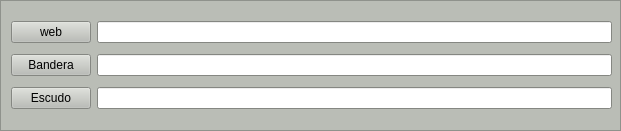
  <widget class="QFrame" name="frame_7">
   <property name="geometry">
    <rect>
     <x>640</x>
     <y>350</y>
     <width>621</width>
     <height>131</height>
    </rect>
   </property>
   <property name="palette">
    <palette>
     <active>
      <colorrole role="WindowText">
       <brush brushstyle="SolidPattern">
        <color alpha="255">
         <red>0</red>
         <green>0</green>
         <blue>0</blue>
        </color>
       </brush>
      </colorrole>
      <colorrole role="Button">
       <brush brushstyle="SolidPattern">
        <color alpha="255">
         <red>186</red>
         <green>189</green>
         <blue>182</blue>
        </color>
       </brush>
      </colorrole>
      <colorrole role="Light">
       <brush brushstyle="SolidPattern">
        <color alpha="255">
         <red>255</red>
         <green>255</green>
         <blue>255</blue>
        </color>
       </brush>
      </colorrole>
      <colorrole role="Midlight">
       <brush brushstyle="SolidPattern">
        <color alpha="255">
         <red>220</red>
         <green>222</green>
         <blue>218</blue>
        </color>
       </brush>
      </colorrole>
      <colorrole role="Dark">
       <brush brushstyle="SolidPattern">
        <color alpha="255">
         <red>93</red>
         <green>94</green>
         <blue>91</blue>
        </color>
       </brush>
      </colorrole>
      <colorrole role="Mid">
       <brush brushstyle="SolidPattern">
        <color alpha="255">
         <red>124</red>
         <green>126</green>
         <blue>121</blue>
        </color>
       </brush>
      </colorrole>
      <colorrole role="Text">
       <brush brushstyle="SolidPattern">
        <color alpha="255">
         <red>0</red>
         <green>0</green>
         <blue>0</blue>
        </color>
       </brush>
      </colorrole>
      <colorrole role="BrightText">
       <brush brushstyle="SolidPattern">
        <color alpha="255">
         <red>255</red>
         <green>255</green>
         <blue>255</blue>
        </color>
       </brush>
      </colorrole>
      <colorrole role="ButtonText">
       <brush brushstyle="SolidPattern">
        <color alpha="255">
         <red>0</red>
         <green>0</green>
         <blue>0</blue>
        </color>
       </brush>
      </colorrole>
      <colorrole role="Base">
       <brush brushstyle="SolidPattern">
        <color alpha="255">
         <red>255</red>
         <green>255</green>
         <blue>255</blue>
        </color>
       </brush>
      </colorrole>
      <colorrole role="Window">
       <brush brushstyle="SolidPattern">
        <color alpha="255">
         <red>186</red>
         <green>189</green>
         <blue>182</blue>
        </color>
       </brush>
      </colorrole>
      <colorrole role="Shadow">
       <brush brushstyle="SolidPattern">
        <color alpha="255">
         <red>0</red>
         <green>0</green>
         <blue>0</blue>
        </color>
       </brush>
      </colorrole>
      <colorrole role="AlternateBase">
       <brush brushstyle="SolidPattern">
        <color alpha="255">
         <red>220</red>
         <green>222</green>
         <blue>218</blue>
        </color>
       </brush>
      </colorrole>
      <colorrole role="ToolTipBase">
       <brush brushstyle="SolidPattern">
        <color alpha="255">
         <red>255</red>
         <green>255</green>
         <blue>220</blue>
        </color>
       </brush>
      </colorrole>
      <colorrole role="ToolTipText">
       <brush brushstyle="SolidPattern">
        <color alpha="255">
         <red>0</red>
         <green>0</green>
         <blue>0</blue>
        </color>
       </brush>
      </colorrole>
     </active>
     <inactive>
      <colorrole role="WindowText">
       <brush brushstyle="SolidPattern">
        <color alpha="255">
         <red>0</red>
         <green>0</green>
         <blue>0</blue>
        </color>
       </brush>
      </colorrole>
      <colorrole role="Button">
       <brush brushstyle="SolidPattern">
        <color alpha="255">
         <red>186</red>
         <green>189</green>
         <blue>182</blue>
        </color>
       </brush>
      </colorrole>
      <colorrole role="Light">
       <brush brushstyle="SolidPattern">
        <color alpha="255">
         <red>255</red>
         <green>255</green>
         <blue>255</blue>
        </color>
       </brush>
      </colorrole>
      <colorrole role="Midlight">
       <brush brushstyle="SolidPattern">
        <color alpha="255">
         <red>220</red>
         <green>222</green>
         <blue>218</blue>
        </color>
       </brush>
      </colorrole>
      <colorrole role="Dark">
       <brush brushstyle="SolidPattern">
        <color alpha="255">
         <red>93</red>
         <green>94</green>
         <blue>91</blue>
        </color>
       </brush>
      </colorrole>
      <colorrole role="Mid">
       <brush brushstyle="SolidPattern">
        <color alpha="255">
         <red>124</red>
         <green>126</green>
         <blue>121</blue>
        </color>
       </brush>
      </colorrole>
      <colorrole role="Text">
       <brush brushstyle="SolidPattern">
        <color alpha="255">
         <red>0</red>
         <green>0</green>
         <blue>0</blue>
        </color>
       </brush>
      </colorrole>
      <colorrole role="BrightText">
       <brush brushstyle="SolidPattern">
        <color alpha="255">
         <red>255</red>
         <green>255</green>
         <blue>255</blue>
        </color>
       </brush>
      </colorrole>
      <colorrole role="ButtonText">
       <brush brushstyle="SolidPattern">
        <color alpha="255">
         <red>0</red>
         <green>0</green>
         <blue>0</blue>
        </color>
       </brush>
      </colorrole>
      <colorrole role="Base">
       <brush brushstyle="SolidPattern">
        <color alpha="255">
         <red>255</red>
         <green>255</green>
         <blue>255</blue>
        </color>
       </brush>
      </colorrole>
      <colorrole role="Window">
       <brush brushstyle="SolidPattern">
        <color alpha="255">
         <red>186</red>
         <green>189</green>
         <blue>182</blue>
        </color>
       </brush>
      </colorrole>
      <colorrole role="Shadow">
       <brush brushstyle="SolidPattern">
        <color alpha="255">
         <red>0</red>
         <green>0</green>
         <blue>0</blue>
        </color>
       </brush>
      </colorrole>
      <colorrole role="AlternateBase">
       <brush brushstyle="SolidPattern">
        <color alpha="255">
         <red>220</red>
         <green>222</green>
         <blue>218</blue>
        </color>
       </brush>
      </colorrole>
      <colorrole role="ToolTipBase">
       <brush brushstyle="SolidPattern">
        <color alpha="255">
         <red>255</red>
         <green>255</green>
         <blue>220</blue>
        </color>
       </brush>
      </colorrole>
      <colorrole role="ToolTipText">
       <brush brushstyle="SolidPattern">
        <color alpha="255">
         <red>0</red>
         <green>0</green>
         <blue>0</blue>
        </color>
       </brush>
      </colorrole>
     </inactive>
     <disabled>
      <colorrole role="WindowText">
       <brush brushstyle="SolidPattern">
        <color alpha="255">
         <red>93</red>
         <green>94</green>
         <blue>91</blue>
        </color>
       </brush>
      </colorrole>
      <colorrole role="Button">
       <brush brushstyle="SolidPattern">
        <color alpha="255">
         <red>186</red>
         <green>189</green>
         <blue>182</blue>
        </color>
       </brush>
      </colorrole>
      <colorrole role="Light">
       <brush brushstyle="SolidPattern">
        <color alpha="255">
         <red>255</red>
         <green>255</green>
         <blue>255</blue>
        </color>
       </brush>
      </colorrole>
      <colorrole role="Midlight">
       <brush brushstyle="SolidPattern">
        <color alpha="255">
         <red>220</red>
         <green>222</green>
         <blue>218</blue>
        </color>
       </brush>
      </colorrole>
      <colorrole role="Dark">
       <brush brushstyle="SolidPattern">
        <color alpha="255">
         <red>93</red>
         <green>94</green>
         <blue>91</blue>
        </color>
       </brush>
      </colorrole>
      <colorrole role="Mid">
       <brush brushstyle="SolidPattern">
        <color alpha="255">
         <red>124</red>
         <green>126</green>
         <blue>121</blue>
        </color>
       </brush>
      </colorrole>
      <colorrole role="Text">
       <brush brushstyle="SolidPattern">
        <color alpha="255">
         <red>93</red>
         <green>94</green>
         <blue>91</blue>
        </color>
       </brush>
      </colorrole>
      <colorrole role="BrightText">
       <brush brushstyle="SolidPattern">
        <color alpha="255">
         <red>255</red>
         <green>255</green>
         <blue>255</blue>
        </color>
       </brush>
      </colorrole>
      <colorrole role="ButtonText">
       <brush brushstyle="SolidPattern">
        <color alpha="255">
         <red>93</red>
         <green>94</green>
         <blue>91</blue>
        </color>
       </brush>
      </colorrole>
      <colorrole role="Base">
       <brush brushstyle="SolidPattern">
        <color alpha="255">
         <red>186</red>
         <green>189</green>
         <blue>182</blue>
        </color>
       </brush>
      </colorrole>
      <colorrole role="Window">
       <brush brushstyle="SolidPattern">
        <color alpha="255">
         <red>186</red>
         <green>189</green>
         <blue>182</blue>
        </color>
       </brush>
      </colorrole>
      <colorrole role="Shadow">
       <brush brushstyle="SolidPattern">
        <color alpha="255">
         <red>0</red>
         <green>0</green>
         <blue>0</blue>
        </color>
       </brush>
      </colorrole>
      <colorrole role="AlternateBase">
       <brush brushstyle="SolidPattern">
        <color alpha="255">
         <red>186</red>
         <green>189</green>
         <blue>182</blue>
        </color>
       </brush>
      </colorrole>
      <colorrole role="ToolTipBase">
       <brush brushstyle="SolidPattern">
        <color alpha="255">
         <red>255</red>
         <green>255</green>
         <blue>220</blue>
        </color>
       </brush>
      </colorrole>
      <colorrole role="ToolTipText">
       <brush brushstyle="SolidPattern">
        <color alpha="255">
         <red>0</red>
         <green>0</green>
         <blue>0</blue>
        </color>
       </brush>
      </colorrole>
     </disabled>
    </palette>
   </property>
   <property name="frameShape">
    <enum>QFrame::StyledPanel</enum>
   </property>
   <property name="frameShadow">
    <enum>QFrame::Raised</enum>
   </property>
   <widget class="QWidget" name="layoutWidget">
    <property name="geometry">
     <rect>
      <x>11</x>
      <y>10</y>
      <width>601</width>
      <height>111</height>
     </rect>
    </property>
    <layout class="QHBoxLayout" name="horizontalLayout_4">
     <property name="spacing">
      <number>6</number>
     </property>
     <item>
      <layout class="QVBoxLayout" name="verticalLayout_3">
       <property name="spacing">
        <number>0</number>
       </property>
       <item>
        <widget class="QPushButton" name="pB_web">
         <property name="text">
          <string>web</string>
         </property>
        </widget>
       </item>
       <item>
        <widget class="QPushButton" name="pB_bandera">
         <property name="text">
          <string>Bandera</string>
         </property>
        </widget>
       </item>
       <item>
        <widget class="QPushButton" name="pB_escudo">
         <property name="text">
          <string>Escudo</string>
         </property>
        </widget>
       </item>
      </layout>
     </item>
     <item>
      <layout class="QVBoxLayout" name="verticalLayout_5">
       <property name="spacing">
        <number>0</number>
       </property>
       <item>
        <widget class="QLineEdit" name="lineEdit_web">
         <property name="enabled">
          <bool>true</bool>
         </property>
         <property name="readOnly">
          <bool>true</bool>
         </property>
        </widget>
       </item>
       <item>
        <widget class="QLineEdit" name="lineEdit_bandera">
         <property name="readOnly">
          <bool>true</bool>
         </property>
        </widget>
       </item>
       <item>
        <widget class="QLineEdit" name="lineEdit_escudo">
         <property name="readOnly">
          <bool>true</bool>
         </property>
        </widget>
       </item>
      </layout>
     </item>
    </layout>
   </widget>
  </widget>
